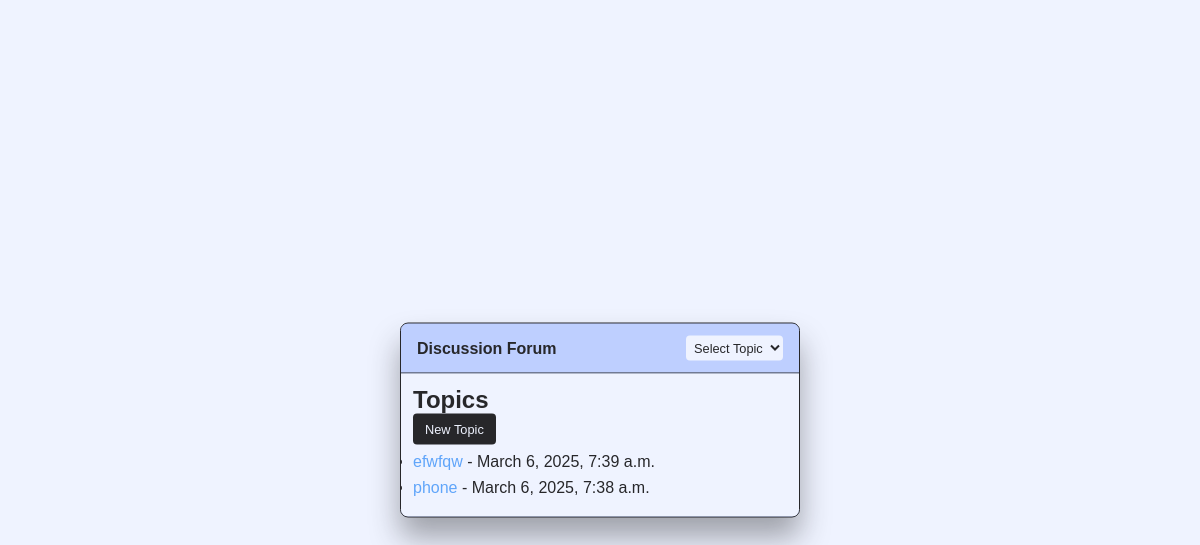
The page / on the database its author committed.
### forum/models.py (models this page shows, shortened)
class Topic(models.Model):
    title = models.CharField(max_length=200)
    description = models.TextField()
    created_at = models.DateTimeField(auto_now_add=True)

### forum/views.py (the view)
# urls.py: path('', views.topic_list, name='topic_list'),
def topic_list(request):
    topics = Topic.objects.all().order_by('-created_at')
    return render(request, 'forum/topic_list.html', {'topics': topics})

### forum/templates/forum/topic_list.html
{% extends 'forum/base.html' %}
{% block content %}
  <h2>Topics</h2>
  <a class="button" href="{% url 'create_topic' %}">New Topic</a>
  <ul>
    {% for topic in topics %}
      <li style="margin-bottom: 0.5rem;">
        <a href="{% url 'topic_detail' topic.id %}" style="color: #60a5fa; text-decoration: none;">
          {{ topic.title }}
        </a>
        - {{ topic.created_at|date:"F j, Y, g:i a" }}
      </li>
    {% empty %}
      <p>No topics yet. <a class="button" href="{% url 'create_topic' %}">Create one!</a></p>
    {% endfor %}
  </ul>
{% endblock %}

### forum/templates/forum/base.html (style rules this page uses)
* { margin: 0; padding: 0; box-sizing: border-box; }
body { background-color: #EFF3FF; font-family: Arial, sans-serif; color: #27272A; padding: 20px; perspective: 1000px; }
a.button, button { background-color: #27272A; color: #EFF3FF; text-decoration: none; border: none; padding: 0.5rem 0.75rem; border-radius: 4px; cursor: pointer; font-size: 0.8rem; margin-bottom: 0.5rem; display: inline-block; }

### rows shown on the page
Topic: title "efwfqw", created_at "March 6, 2025, 7:39 a.m."
Topic: title "phone", created_at "March 6, 2025, 7:38 a.m."
